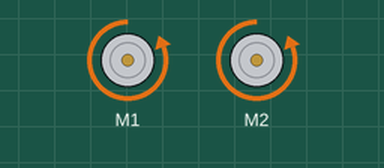
The sketch below on a simulated Arduino Uno, built with avr-gcc and run on an emulated ATmega328P. Shown: 2 × DC motor (green arrow = forward, orange = backward, longer = faster). What the sketch prints to the serial monitor is not drawn.

Above: at 0.1 s.
Timing chart, 0 to 1.6 s (numbered marks = the images above):
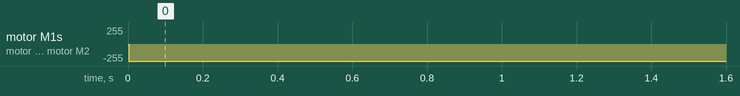

Measured:
- by itself, motor M1, motor M2: stopped → backward 255/255 at 0.00 s

The sketch:

motor_control.ino
```cpp
#include <PS2X_lib.h> //controller ps2
#include <AFMotor.h> //l293shield

//AFMotor
AF_DCMotor motorh1(1, MOTOR12_64KHZ);  //kanan
AF_DCMotor motorh2(2, MOTOR12_64KHZ);  //kiri
AF_DCMotor motorv1(3, MOTOR12_64KHZ);  //atas
AF_DCMotor motorv2(4, MOTOR12_64KHZ);  //atas

//PS2X - Start
PS2X ps2x;
int error = 0;
byte type = 0;
byte vibrate = 0;
//PS2X - End

void setup() {
  //PS2X - Start
  Serial.begin(57600);
  error = ps2x.config_gamepad(13, 11, 10, 12, true, true); //setup pins and settings:  GamePad(clock, command, attention, data, Pressures?, Rumble?) check for error

  if (error == 0){
    Serial.println("Found Controller, configured successful");
  }
  else if (error == 1){
    Serial.println("No controller found, check wiring");
  }
  else if (error == 2){
    Serial.println("Controller found but not accepting commands");
  }
  else if (error == 3){
    Serial.println("Controller refusing to enter Pressures mode");
  }

  type = ps2x.readType();
  switch (type) {
    case 0:
      Serial.println("Unknown Controller type");
      break;
    case 1:
      Serial.println("DualShock Controller Found");
      break;
  }
  //PS2X - End
}

void loop() {
  //PS2X - Start
  if (error == 1) //skip loop if no controller found
    return;
  else { //DualShock Controller
    ps2x.read_gamepad(false, vibrate);          //read controller and set large motor to spin at 'vibrate' speed
    if ((ps2x.Analog(PSS_RY) < 64) && ((ps2x.Analog(PSS_RX) >= 64) && (ps2x.Analog(PSS_RX) <= 192))) {
      //maju
      Serial.println("Maju");
      motorh1.run(FORWARD);
      motorh1.setSpeed(255);
      motorh2.run(FORWARD);
      motorh2.setSpeed(255);
    }

    else if ((ps2x.Analog(PSS_RY) > 192) && ((ps2x.Analog(PSS_RX) >= 64) && (ps2x.Analog(PSS_RX) <= 192))) {
      //mundur
      Serial.println("Mundur");
      motorh1.run(BACKWARD);
      motorh1.setSpeed(255);
      motorh2.run(BACKWARD);
      motorh2.setSpeed(255);
    }

    else if ((ps2x.Analog(PSS_RX) < 64) && ((ps2x.Analog(PSS_RY) >= 64) && (ps2x.Analog(PSS_RY) <= 192))) {
      //kiri
      Serial.println("Kiri");
      motorh1.run(FORWARD);
      motorh1.setSpeed(255);
      motorh2.run(BACKWARD);
      motorh2.setSpeed(255);
    }

    else if ((ps2x.Analog(PSS_RX) > 192) && ((ps2x.Analog(PSS_RY) >= 64) && (ps2x.Analog(PSS_RY) <= 192))) {
      //kanan
      Serial.println("RIGHT");
      motorh1.run(BACKWARD);
      motorh1.setSpeed(255);
      motorh2.run(FORWARD);
      motorh2.setSpeed(255);
    }
    //naik turun
     else if ((ps2x.Analog(PSS_LY) > 64) && ((ps2x.Analog(PSS_LX) >= 64) && (ps2x.Analog(PSS_LX) <= 192))) {
      //naik
      Serial.println("Naik");
      motorh1.run(BACKWARD);
      motorh1.setSpeed(255);
      motorh2.run(BACKWARD);
      motorh2.setSpeed(255);
    }

    else if ((ps2x.Analog(PSS_LY) > 192) && ((ps2x.Analog(PSS_LX) >= 64) && (ps2x.Analog(PSS_LX) <= 192))) {
      //turun
      Serial.println("Turun");
      motorh1.run(FORWARD);
      motorh1.setSpeed(255);
      motorh2.run(FORWARD);
      motorh2.setSpeed(255);
    }

    else{
      //stopped
      Serial.println("MELAYANG");
      motorv1.run(BACKWARD);
      motorv1.setSpeed(100);
      motorv2.run(BACKWARD);
      motorv2.setSpeed(100);
    }
  }
}
```
